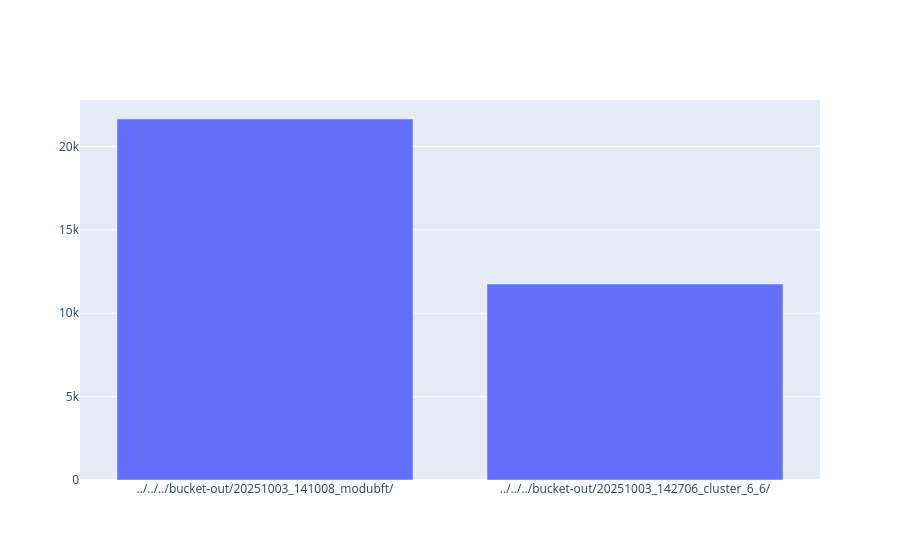

Notebook code cell kept with this figure:
### Code cell
clients = df.query("Role == 0").groupby("folder")[["Throughput"]].sum().reset_index().sort_values("folder")

fig = go.Figure() 
fig.add_trace(go.Bar(x=clients.folder,y=clients.Throughput.astype(float)))
fig.show()

### Figure 1 — Plotly figure (JSON) as saved in the notebook; plotly's stock layout.template omitted (floating-point values rounded to 4 significant figures)
{"data": [{"type": "bar", "x": ["../../../bucket-out/20251003_141008_modubft/", "../../../bucket-out/20251003_142706_cluster_6_6/"], "y": [21650.0, 11750.0]}], "layout": {}}
